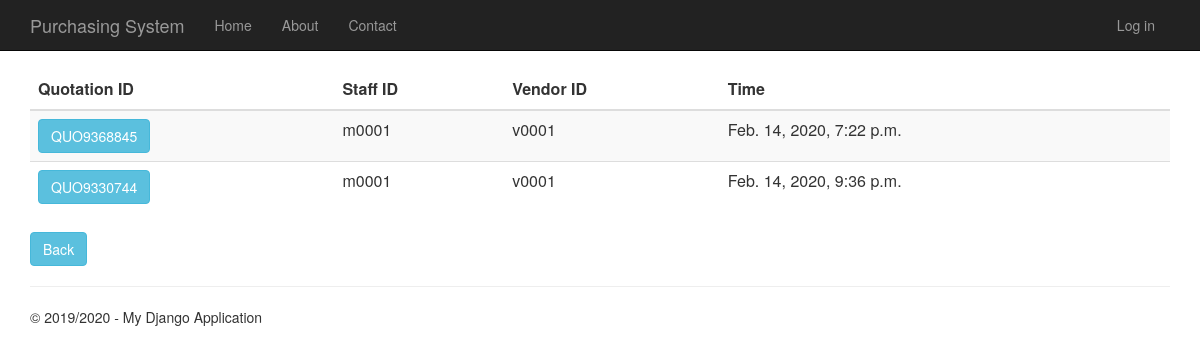
The page /quotationhistory on the database its author committed.
### Purchasing System/Quotation/models.py (models this page shows, shortened)
class Quotation(models.Model):
    quotation_id = models.CharField(primary_key=True, max_length=10)
    time_created = models.DateTimeField()
    description = models.TextField(null=True,default=None, blank=True)
    total_price = models.DecimalField(max_digits=10, decimal_places=2, default=Decimal('0.00'))
    person_id = models.ForeignKey(Person, on_delete = models.CASCADE)
    vendor_id = models.ForeignKey(Vendor, on_delete = models.CASCADE)
    request_for_quotation_id = models.OneToOneField(RequestForQuotation, on_delete = models.CASCADE)

### Purchasing System/app/models.py (models this page shows, shortened)
class Person(models.Model):
    user_id = models.OneToOneField(User)
    person_id = models.CharField(primary_key=True, max_length=10)
    person_name = models.TextField()
    person_address = models.TextField()
    person_phone_number = models.TextField()
    person_role = models.TextField(default = 'EMPLOYEE')

class Vendor(models.Model):
    vendor_id = models.CharField(primary_key=True, max_length=10)
    vendor_name = models.TextField()
    vendor_phone_number = models.TextField()
    vendor_address = models.TextField()
    vendor_email = models.TextField()
    def __str__(self):
        return str(self.vendor_id)

### Purchasing System/Quotation/views.py (the view)
# urls.py: url(r'^quotationhistory', Quotation.views.quotationhistory, name="quotation_history"),
def quotationhistory(request):
    quotations = Quotation.objects.all()
    context = {
            'title':'Quotation History',
            'rows':quotations,
            'year':'2019/2020'
        }
    return render(request,'Quotation/quotationhistory.html',context)

### Purchasing System/Quotation/templates/Quotation/quotationhistory.html
﻿{% extends "app/layout.html" %}
{% block content %}
<div class="purchaseorderhistory margintop" action="menu">
    <form action="quotationhistorydetails" method="GET">
        <table class="table table-striped margintop">
            <thead>
                <tr>
                    <th scope="col">Quotation ID</th>
                    <th scope="col">Staff ID</th>
                    <th scope="col">Vendor ID</th>
                    <th scope="col">Time</th>
                </tr>
            </thead>
            <tbody>
                {% for r in rows %}
                <tr>
                    <td><button type="submit" name="quo_id" value="{{r.quotation_id}}" class="btn btn-info">{{r.quotation_id}}</button></td>
                    <td>{{r.person_id.person_id}}</td>
                    <td>{{r.vendor_id}}</td>
                    <td>{{r.time_created}}</td>
                </tr>
                {% endfor %}
            </tbody>
        </table>
        <div class="margintop">
            <a type="submit" class="btn btn-info" href="/menu">Back</a>
        </div>
    </form>
</div>
{% endblock %}

### Purchasing System/app/static/app/content/site.css (style rules this page uses)
body { padding-top: 50px; padding-bottom: 20px; }

### rows shown on the page
Quotation: quotation_id "QUO9368845", person_id.person_id "m0001", vendor_id "v0001", time_created "Feb. 14, 2020, 7:22 p.m."
Quotation: quotation_id "QUO9330744", person_id.person_id "m0001", vendor_id "v0001", time_created "Feb. 14, 2020, 9:36 p.m."

### other values the page prints
{{ year }} "2019/2020"
